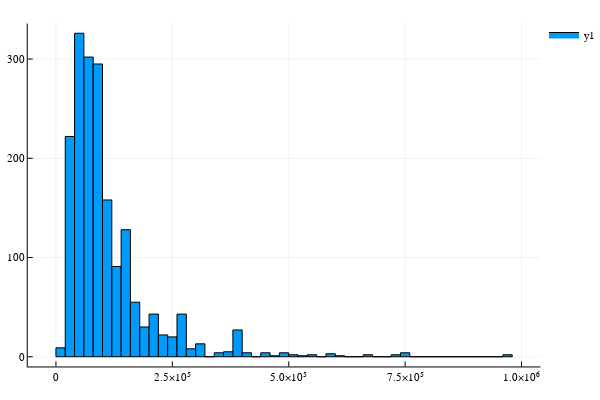

The notebook cell saved with this chart:
### Markdown cell above
### mws

### Code cell
nonnan = shlomicond[find((mw) -> !isnan(mw), shlomicond[5]),5];
subdata = nonnan[find((mw) ->  0 <= mw <= 1e6, nonnan)];
println("Including: $((length(subdata))/(length(nonnan)))%")
println("mode: $(StatsBase.mode(nonnan))");
println("mean: $(StatsBase.mean(nonnan))");
println("median: $(StatsBase.median(nonnan))");
histogram(subdata)

### Figure 1 — Plotly figure (JSON) as saved in the notebook; plotly's stock layout.template omitted (floating-point values rounded to 4 significant figures)
{"data": [{"fill": "tozeroy", "fillcolor": "rgba(0, 154, 250, 1.000)", "legendgroup": "y1", "line": {"color": "rgba(0, 0, 0, 1.000)", "dash": "solid", "width": 1}, "mode": "lines", "name": "y1", "showlegend": true, "type": "scatter", "x": [0, 0, 20000, 20000, 0, 0], "xaxis": "x1", "y": [9, 0, 0, 9, 9, 9], "yaxis": "y1"}, {"fill": "tozeroy", "fillcolor": "rgba(0, 154, 250, 1.000)", "legendgroup": "y1", "line": {"color": "rgba(0, 0, 0, 1.000)", "dash": "solid", "width": 1}, "mode": "lines", "name": "y1", "showlegend": false, "type": "scatter", "x": [20000, 20000, 40000, 40000, 20000, 20000], "xaxis": "x1", "y": [222, 0, 0, 222, 222, 222], "yaxis": "y1"}, {"fill": "tozeroy", "fillcolor": "rgba(0, 154, 250, 1.000)", "legendgroup": "y1", "line": {"color": "rgba(0, 0, 0, 1.000)", "dash": "solid", "width": 1}, "mode": "lines", "name": "y1", "showlegend": false, "type": "scatter", "x": [40000, 40000, 60000, 60000, 40000, 40000], "xaxis": "x1", "y": [326, 0, 0, 326, 326, 326], "yaxis": "y1"}, {"fill": "tozeroy", "fillcolor": "rgba(0, 154, 250, 1.000)", "legendgroup": "y1", "line": {"color": "rgba(0, 0, 0, 1.000)", "dash": "solid", "width": 1}, "mode": "lines", "name": "y1", "showlegend": false, "type": "scatter", "x": [60000, 60000, 80000, 80000, 60000, 60000], "xaxis": "x1", "y": [302, 0, 0, 302, 302, 302], "yaxis": "y1"}, {"fill": "tozeroy", "fillcolor": "rgba(0, 154, 250, 1.000)", "legendgroup": "y1", "line": {"color": "rgba(0, 0, 0, 1.000)", "dash": "solid", "width": 1}, "mode": "lines", "name": "y1", "showlegend": false, "type": "scatter", "x": [80000, 80000, 100000, 100000, 80000, 80000], "xaxis": "x1", "y": [295, 0, 0, 295, 295, 295], "yaxis": "y1"}, {"fill": "tozeroy", "fillcolor": "rgba(0, 154, 250, 1.000)", "legendgroup": "y1", "line": {"color": "rgba(0, 0, 0, 1.000)", "dash": "solid", "width": 1}, "mode": "lines", "name": "y1", "showlegend": false, "type": "scatter", "x": [100000, 100000, 120000, 120000, 100000, 100000], "xaxis": "x1", "y": [158, 0, 0, 158, 158, 158], "yaxis": "y1"}, {"fill": "tozeroy", "fillcolor": "rgba(0, 154, 250, 1.000)", "legendgroup": "y1", "line": {"color": "rgba(0, 0, 0, 1.000)", "dash": "solid", "width": 1}, "mode": "lines", "name": "y1", "showlegend": false, "type": "scatter", "x": [120000, 120000, 140000, 140000, 120000, 120000], "xaxis": "x1", "y": [91, 0, 0, 91, 91, 91], "yaxis": "y1"}, {"fill": "tozeroy", "fillcolor": "rgba(0, 154, 250, 1.000)", "legendgroup": "y1", "line": {"color": "rgba(0, 0, 0, 1.000)", "dash": "solid", "width": 1}, "mode": "lines", "name": "y1", "showlegend": false, "type": "scatter", "x": [140000, 140000, 160000, 160000, 140000, 140000], "xaxis": "x1", "y": [128, 0, 0, 128, 128, 128], "yaxis": "y1"}, {"fill": "tozeroy", "fillcolor": "rgba(0, 154, 250, 1.000)", "legendgroup": "y1", "line": {"color": "rgba(0, 0, 0, 1.000)", "dash": "solid", "width": 1}, "mode": "lines", "name": "y1", "showlegend": false, "type": "scatter", "x": [160000, 160000, 180000, 180000, 160000, 160000], "xaxis": "x1", "y": [55, 0, 0, 55, 55, 55], "yaxis": "y1"}, {"fill": "tozeroy", "fillcolor": "rgba(0, 154, 250, 1.000)", "legendgroup": "y1", "line": {"color": "rgba(0, 0, 0, 1.000)", "dash": "solid", "width": 1}, "mode": "lines", "name": "y1", "showlegend": false, "type": "scatter", "x": [180000, 180000, 200000, 200000, 180000, 180000], "xaxis": "x1", "y": [30, 0, 0, 30, 30, 30], "yaxis": "y1"}, {"fill": "tozeroy", "fillcolor": "rgba(0, 154, 250, 1.000)", "legendgroup": "y1", "line": {"color": "rgba(0, 0, 0, 1.000)", "dash": "solid", "width": 1}, "mode": "lines", "name": "y1", "showlegend": false, "type": "scatter", "x": [200000, 200000, 220000, 220000, 200000, 200000], "xaxis": "x1", "y": [43, 0, 0, 43, 43, 43], "yaxis": "y1"}, {"fill": "tozeroy", "fillcolor": "rgba(0, 154, 250, 1.000)", "legendgroup": "y1", "line": {"color": "rgba(0, 0, 0, 1.000)", "dash": "solid", "width": 1}, "mode": "lines", "name": "y1", "showlegend": false, "type": "scatter", "x": [220000, 220000, 240000, 240000, 220000, 220000], "xaxis": "x1", "y": [22, 0, 0, 22, 22, 22], "yaxis": "y1"}, {"fill": "tozeroy", "fillcolor": "rgba(0, 154, 250, 1.000)", "legendgroup": "y1", "line": {"color": "rgba(0, 0, 0, 1.000)", "dash": "solid", "width": 1}, "mode": "lines", "name": "y1", "showlegend": false, "type": "scatter", "x": [240000, 240000, 260000, 260000, 240000, 240000], "xaxis": "x1", "y": [20, 0, 0, 20, 20, 20], "yaxis": "y1"}, {"fill": "tozeroy", "fillcolor": "rgba(0, 154, 250, 1.000)", "legendgroup": "y1", "line": {"color": "rgba(0, 0, 0, 1.000)", "dash": "solid", "width": 1}, "mode": "lines", "name": "y1", "showlegend": false, "type": "scatter", "x": [260000, 260000, 280000, 280000, 260000, 260000], "xaxis": "x1", "y": [43, 0, 0, 43, 43, 43], "yaxis": "y1"}, {"fill": "tozeroy", "fillcolor": "rgba(0, 154, 250, 1.000)", "legendgroup": "y1", "line": {"color": "rgba(0, 0, 0, 1.000)", "dash": "solid", "width": 1}, "mode": "lines", "name": "y1", "showlegend": false, "type": "scatter", "x": [280000, 280000, 300000, 300000, 280000, 280000], "xaxis": "x1", "y": [8, 0, 0, 8, 8, 8], "yaxis": "y1"}, {"fill": "tozeroy", "fillcolor": "rgba(0, 154, 250, 1.000)", "legendgroup": "y1", "line": {"color": "rgba(0, 0, 0, 1.000)", "dash": "solid", "width": 1}, "mode": "lines", "name": "y1", "showlegend": false, "type": "scatter", "x": [300000, 300000, 320000, 320000, 300000, 300000], "xaxis": "x1", "y": [13, 0, 0, 13, 13, 13], "yaxis": "y1"}, {"fill": "tozeroy", "fillcolor": "rgba(0, 154, 250, 1.000)", "legendgroup": "y1", "line": {"color": "rgba(0, 0, 0, 1.000)", "dash": "solid", "width": 1}, "mode": "lines", "name": "y1", "showlegend": false, "type": "scatter", "x": [320000, 320000, 340000, 340000, 320000, 320000], "xaxis": "x1", "y": [0, 0, 0, 0, 0, 0], "yaxis": "y1"}, {"fill": "tozeroy", "fillcolor": "rgba(0, 154, 250, 1.000)", "legendgroup": "y1", "line": {"color": "rgba(0, 0, 0, 1.000)", "dash": "solid", "width": 1}, "mode": "lines", "name": "y1", "showlegend": false, "type": "scatter", "x": [340000, 340000, 360000, 360000, 340000, 340000], "xaxis": "x1", "y": [4, 0, 0, 4, 4, 4], "yaxis": "y1"}, {"fill": "tozeroy", "fillcolor": "rgba(0, 154, 250, 1.000)", "legendgroup": "y1", "line": {"color": "rgba(0, 0, 0, 1.000)", "dash": "solid", "width": 1}, "mode": "lines", "name": "y1", "showlegend": false, "type": "scatter", "x": [360000, 360000, 380000, 380000, 360000, 360000], "xaxis": "x1", "y": [5, 0, 0, 5, 5, 5], "yaxis": "y1"}, {"fill": "tozeroy", "fillcolor": "rgba(0, 154, 250, 1.000)", "legendgroup": "y1", "line": {"color": "rgba(0, 0, 0, 1.000)", "dash": "solid", "width": 1}, "mode": "lines", "name": "y1", "showlegend": false, "type": "scatter", "x": [380000, 380000, 400000, 400000, 380000, 380000], "xaxis": "x1", "y": [27, 0, 0, 27, 27, 27], "yaxis": "y1"}, {"fill": "tozeroy", "fillcolor": "rgba(0, 154, 250, 1.000)", "legendgroup": "y1", "line": {"color": "rgba(0, 0, 0, 1.000)", "dash": "solid", "width": 1}, "mode": "lines", "name": "y1", "showlegend": false, "type": "scatter", "x": [400000, 400000, 420000, 420000, 400000, 400000], "xaxis": "x1", "y": [4, 0, 0, 4, 4, 4], "yaxis": "y1"}, {"fill": "tozeroy", "fillcolor": "rgba(0, 154, 250, 1.000)", "legendgroup": "y1", "line": {"color": "rgba(0, 0, 0, 1.000)", "dash": "solid", "width": 1}, "mode": "lines", "name": "y1", "showlegend": false, "type": "scatter", "x": [420000, 420000, 440000, 440000, 420000, 420000], "xaxis": "x1", "y": [0, 0, 0, 0, 0, 0], "yaxis": "y1"}, {"fill": "tozeroy", "fillcolor": "rgba(0, 154, 250, 1.000)", "legendgroup": "y1", "line": {"color": "rgba(0, 0, 0, 1.000)", "dash": "solid", "width": 1}, "mode": "lines", "name": "y1", "showlegend": false, "type": "scatter", "x": [440000, 440000, 460000, 460000, 440000, 440000], "xaxis": "x1", "y": [4, 0, 0, 4, 4, 4], "yaxis": "y1"}, {"fill": "tozeroy", "fillcolor": "rgba(0, 154, 250, 1.000)", "legendgroup": "y1", "line": {"color": "rgba(0, 0, 0, 1.000)", "dash": "solid", "width": 1}, "mode": "lines", "name": "y1", "showlegend": false, "type": "scatter", "x": [460000, 460000, 480000, 480000, 460000, 460000], "xaxis": "x1", "y": [1, 0, 0, 1, 1, 1], "yaxis": "y1"}, {"fill": "tozeroy", "fillcolor": "rgba(0, 154, 250, 1.000)", "legendgroup": "y1", "line": {"color": "rgba(0, 0, 0, 1.000)", "dash": "solid", "width": 1}, "mode": "lines", "name": "y1", "showlegend": false, "type": "scatter", "x": [480000, 480000, 500000, 500000, 480000, 480000], "xaxis": "x1", "y": [4, 0, 0, 4, 4, 4], "yaxis": "y1"}, {"fill": "tozeroy", "fillcolor": "rgba(0, 154, 250, 1.000)", "legendgroup": "y1", "line": {"color": "rgba(0, 0, 0, 1.000)", "dash": "solid", "width": 1}, "mode": "lines", "name": "y1", "showlegend": false, "type": "scatter", "x": [500000, 500000, 520000, 520000, 500000, 500000], "xaxis": "x1", "y": [2, 0, 0, 2, 2, 2], "yaxis": "y1"}, {"fill": "tozeroy", "fillcolor": "rgba(0, 154, 250, 1.000)", "legendgroup": "y1", "line": {"color": "rgba(0, 0, 0, 1.000)", "dash": "solid", "width": 1}, "mode": "lines", "name": "y1", "showlegend": false, "type": "scatter", "x": [520000, 520000, 540000, 540000, 520000, 520000], "xaxis": "x1", "y": [1, 0, 0, 1, 1, 1], "yaxis": "y1"}, {"fill": "tozeroy", "fillcolor": "rgba(0, 154, 250, 1.000)", "legendgroup": "y1", "line": {"color": "rgba(0, 0, 0, 1.000)", "dash": "solid", "width": 1}, "mode": "lines", "name": "y1", "showlegend": false, "type": "scatter", "x": [540000, 540000, 560000, 560000, 540000, 540000], "xaxis": "x1", "y": [2, 0, 0, 2, 2, 2], "yaxis": "y1"}, {"fill": "tozeroy", "fillcolor": "rgba(0, 154, 250, 1.000)", "legendgroup": "y1", "line": {"color": "rgba(0, 0, 0, 1.000)", "dash": "solid", "width": 1}, "mode": "lines", "name": "y1", "showlegend": false, "type": "scatter", "x": [560000, 560000, 580000, 580000, 560000, 560000], "xaxis": "x1", "y": [0, 0, 0, 0, 0, 0], "yaxis": "y1"}, {"fill": "tozeroy", "fillcolor": "rgba(0, 154, 250, 1.000)", "legendgroup": "y1", "line": {"color": "rgba(0, 0, 0, 1.000)", "dash": "solid", "width": 1}, "mode": "lines", "name": "y1", "showlegend": false, "type": "scatter", "x": [580000, 580000, 600000, 600000, 580000, 580000], "xaxis": "x1", "y": [3, 0, 0, 3, 3, 3], "yaxis": "y1"}, {"fill": "tozeroy", "fillcolor": "rgba(0, 154, 250, 1.000)", "legendgroup": "y1", "line": {"color": "rgba(0, 0, 0, 1.000)", "dash": "solid", "width": 1}, "mode": "lines", "name": "y1", "showlegend": false, "type": "scatter", "x": [600000, 600000, 620000, 620000, 600000, 600000], "xaxis": "x1", "y": [1, 0, 0, 1, 1, 1], "yaxis": "y1"}, {"fill": "tozeroy", "fillcolor": "rgba(0, 154, 250, 1.000)", "legendgroup": "y1", "line": {"color": "rgba(0, 0, 0, 1.000)", "dash": "solid", "width": 1}, "mode": "lines", "name": "y1", "showlegend": false, "type": "scatter", "x": [620000, 620000, 640000, 640000, 620000, 620000], "xaxis": "x1", "y": [0, 0, 0, 0, 0, 0], "yaxis": "y1"}, {"fill": "tozeroy", "fillcolor": "rgba(0, 154, 250, 1.000)", "legendgroup": "y1", "line": {"color": "rgba(0, 0, 0, 1.000)", "dash": "solid", "width": 1}, "mode": "lines", "name": "y1", "showlegend": false, "type": "scatter", "x": [640000, 640000, 660000, 660000, 640000, 640000], "xaxis": "x1", "y": [0, 0, 0, 0, 0, 0], "yaxis": "y1"}, {"fill": "tozeroy", "fillcolor": "rgba(0, 154, 250, 1.000)", "legendgroup": "y1", "line": {"color": "rgba(0, 0, 0, 1.000)", "dash": "solid", "width": 1}, "mode": "lines", "name": "y1", "showlegend": false, "type": "scatter", "x": [660000, 660000, 680000, 680000, 660000, 660000], "xaxis": "x1", "y": [2, 0, 0, 2, 2, 2], "yaxis": "y1"}, {"fill": "tozeroy", "fillcolor": "rgba(0, 154, 250, 1.000)", "legendgroup": "y1", "line": {"color": "rgba(0, 0, 0, 1.000)", "dash": "solid", "width": 1}, "mode": "lines", "name": "y1", "showlegend": false, "type": "scatter", "x": [680000, 680000, 700000, 700000, 680000, 680000], "xaxis": "x1", "y": [0, 0, 0, 0, 0, 0], "yaxis": "y1"}, {"fill": "tozeroy", "fillcolor": "rgba(0, 154, 250, 1.000)", "legendgroup": "y1", "line": {"color": "rgba(0, 0, 0, 1.000)", "dash": "solid", "width": 1}, "mode": "lines", "name": "y1", "showlegend": false, "type": "scatter", "x": [700000, 700000, 720000, 720000, 700000, 700000], "xaxis": "x1", "y": [0, 0, 0, 0, 0, 0], "yaxis": "y1"}, {"fill": "tozeroy", "fillcolor": "rgba(0, 154, 250, 1.000)", "legendgroup": "y1", "line": {"color": "rgba(0, 0, 0, 1.000)", "dash": "solid", "width": 1}, "mode": "lines", "name": "y1", "showlegend": false, "type": "scatter", "x": [720000, 720000, 740000, 740000, 720000, 720000], "xaxis": "x1", "y": [2, 0, 0, 2, 2, 2], "yaxis": "y1"}, {"fill": "tozeroy", "fillcolor": "rgba(0, 154, 250, 1.000)", "legendgroup": "y1", "line": {"color": "rgba(0, 0, 0, 1.000)", "dash": "solid", "width": 1}, "mode": "lines", "name": "y1", "showlegend": false, "type": "scatter", "x": [740000, 740000, 760000, 760000, 740000, 740000], "xaxis": "x1", "y": [4, 0, 0, 4, 4, 4], "yaxis": "y1"}, {"fill": "tozeroy", "fillcolor": "rgba(0, 154, 250, 1.000)", "legendgroup": "y1", "line": {"color": "rgba(0, 0, 0, 1.000)", "dash": "solid", "width": 1}, "mode": "lines", "name": "y1", "showlegend": false, "type": "scatter", "x": [760000, 760000, 780000, 780000, 760000, 760000], "xaxis": "x1", "y": [0, 0, 0, 0, 0, 0], "yaxis": "y1"}, {"fill": "tozeroy", "fillcolor": "rgba(0, 154, 250, 1.000)", "legendgroup": "y1", "line": {"color": "rgba(0, 0, 0, 1.000)", "dash": "solid", "width": 1}, "mode": "lines", "name": "y1", "showlegend": false, "type": "scatter", "x": [780000, 780000, 800000, 800000, 780000, 780000], "xaxis": "x1", "y": [0, 0, 0, 0, 0, 0], "yaxis": "y1"}, {"fill": "tozeroy", "fillcolor": "rgba(0, 154, 250, 1.000)", "legendgroup": "y1", "line": {"color": "rgba(0, 0, 0, 1.000)", "dash": "solid", "width": 1}, "mode": "lines", "name": "y1", "showlegend": false, "type": "scatter", "x": [800000, 800000, 820000, 820000, 800000, 800000], "xaxis": "x1", "y": [0, 0, 0, 0, 0, 0], "yaxis": "y1"}, {"fill": "tozeroy", "fillcolor": "rgba(0, 154, 250, 1.000)", "legendgroup": "y1", "line": {"color": "rgba(0, 0, 0, 1.000)", "dash": "solid", "width": 1}, "mode": "lines", "name": "y1", "showlegend": false, "type": "scatter", "x": [820000, 820000, 840000, 840000, 820000, 820000], "xaxis": "x1", "y": [0, 0, 0, 0, 0, 0], "yaxis": "y1"}, {"fill": "tozeroy", "fillcolor": "rgba(0, 154, 250, 1.000)", "legendgroup": "y1", "line": {"color": "rgba(0, 0, 0, 1.000)", "dash": "solid", "width": 1}, "mode": "lines", "name": "y1", "showlegend": false, "type": "scatter", "x": [840000, 840000, 860000, 860000, 840000, 840000], "xaxis": "x1", "y": [0, 0, 0, 0, 0, 0], "yaxis": "y1"}, {"fill": "tozeroy", "fillcolor": "rgba(0, 154, 250, 1.000)", "legendgroup": "y1", "line": {"color": "rgba(0, 0, 0, 1.000)", "dash": "solid", "width": 1}, "mode": "lines", "name": "y1", "showlegend": false, "type": "scatter", "x": [860000, 860000, 880000, 880000, 860000, 860000], "xaxis": "x1", "y": [0, 0, 0, 0, 0, 0], "yaxis": "y1"}, {"fill": "tozeroy", "fillcolor": "rgba(0, 154, 250, 1.000)", "legendgroup": "y1", "line": {"color": "rgba(0, 0, 0, 1.000)", "dash": "solid", "width": 1}, "mode": "lines", "name": "y1", "showlegend": false, "type": "scatter", "x": [880000, 880000, 900000, 900000, 880000, 880000], "xaxis": "x1", "y": [0, 0, 0, 0, 0, 0], "yaxis": "y1"}, {"fill": "tozeroy", "fillcolor": "rgba(0, 154, 250, 1.000)", "legendgroup": "y1", "line": {"color": "rgba(0, 0, 0, 1.000)", "dash": "solid", "width": 1}, "mode": "lines", "name": "y1", "showlegend": false, "type": "scatter", "x": [900000, 900000, 920000, 920000, 900000, 900000], "xaxis": "x1", "y": [0, 0, 0, 0, 0, 0], "yaxis": "y1"}, {"fill": "tozeroy", "fillcolor": "rgba(0, 154, 250, 1.000)", "legendgroup": "y1", "line": {"color": "rgba(0, 0, 0, 1.000)", "dash": "solid", "width": 1}, "mode": "lines", "name": "y1", "showlegend": false, "type": "scatter", "x": [920000, 920000, 940000, 940000, 920000, 920000], "xaxis": "x1", "y": [0, 0, 0, 0, 0, 0], "yaxis": "y1"}, {"fill": "tozeroy", "fillcolor": "rgba(0, 154, 250, 1.000)", "legendgroup": "y1", "line": {"color": "rgba(0, 0, 0, 1.000)", "dash": "solid", "width": 1}, "mode": "lines", "name": "y1", "showlegend": false, "type": "scatter", "x": [940000, 940000, 960000, 960000, 940000, 940000], "xaxis": "x1", "y": [0, 0, 0, 0, 0, 0], "yaxis": "y1"}, {"fill": "tozeroy", "fillcolor": "rgba(0, 154, 250, 1.000)", "legendgroup": "y1", "line": {"color": "rgba(0, 0, 0, 1.000)", "dash": "solid", "width": 1}, "mode": "lines", "name": "y1", "showlegend": false, "type": "scatter", "x": [960000, 960000, 980000, 980000, 960000, 960000], "xaxis": "x1", "y": [2, 0, 0, 2, 2, 2], "yaxis": "y1"}], "layout": {"annotations": [], "height": 400, "legend": {"bgcolor": "rgba(255, 255, 255, 1.000)", "bordercolor": "rgba(0, 0, 0, 1.000)", "font": {"color": "rgba(0, 0, 0, 1.000)", "family": "sans-serif", "size": 11}, "tracegroupgap": 0, "x": 1, "y": 1}, "margin": {"b": 20, "l": 0, "r": 0, "t": 20}, "paper_bgcolor": "rgba(255, 255, 255, 1.000)", "plot_bgcolor": "rgba(255, 255, 255, 1.000)", "showlegend": true, "width": 600, "xaxis": {"anchor": "y1", "domain": [0.05101, 0.9934], "gridcolor": "rgba(0, 0, 0, 0.100)", "gridwidth": 0.5, "linecolor": "rgba(0, 0, 0, 1.000)", "mirror": false, "range": [-60564, 1040564], "showgrid": true, "showline": true, "showticklabels": true, "tickangle": 0, "tickcolor": "rgb(0, 0, 0)", "tickfont": {"color": "rgba(0, 0, 0, 1.000)", "family": "sans-serif", "size": 11}, "tickmode": "array", "ticks": "inside", "ticktext": ["0", "2.5×10⁵", "5.0×10⁵", "7.5×10⁵", "1.0×10⁶"], "tickvals": [0, 250000, 500000, 750000, 1000000], "title": "", "titlefont": {"color": "rgba(0, 0, 0, 1.000)", "family": "sans-serif", "size": 15}, "type": "-", "visible": true, "zeroline": false, "zerolinecolor": "rgba(0, 0, 0, 1.000)"}, "yaxis": {"anchor": "x1", "domain": [0.03762, 0.9902], "gridcolor": "rgba(0, 0, 0, 0.100)", "gridwidth": 0.5, "linecolor": "rgba(0, 0, 0, 1.000)", "mirror": false, "range": [-9.78, 335.8], "showgrid": true, "showline": true, "showticklabels": true, "tickangle": 0, "tickcolor": "rgb(0, 0, 0)", "tickfont": {"color": "rgba(0, 0, 0, 1.000)", "family": "sans-serif", "size": 11}, "tickmode": "array", "ticks": "inside", "ticktext": ["0", "100", "200", "300"], "tickvals": [0, 100, 200, 300], "title": "", "titlefont": {"color": "rgba(0, 0, 0, 1.000)", "family": "sans-serif", "size": 15}, "type": "-", "visible": true, "zeroline": false, "zerolinecolor": "rgba(0, 0, 0, 1.000)"}}}
